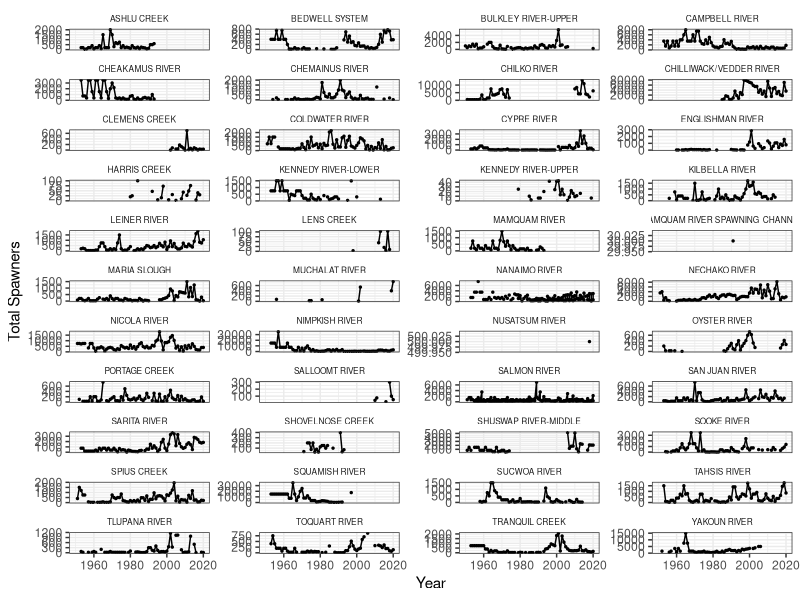
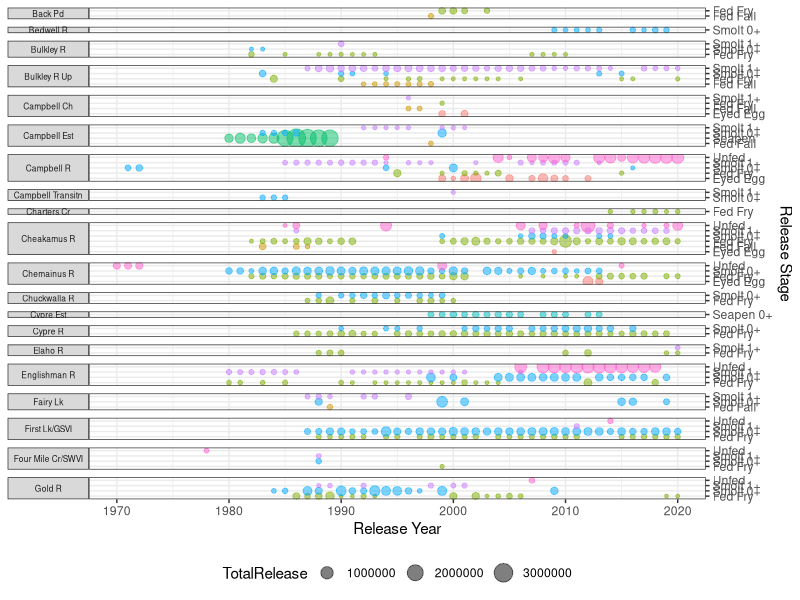
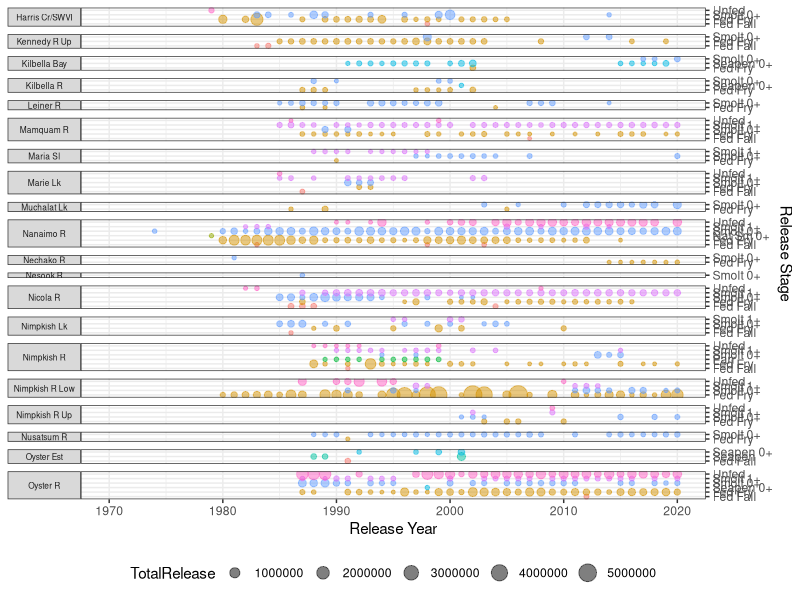
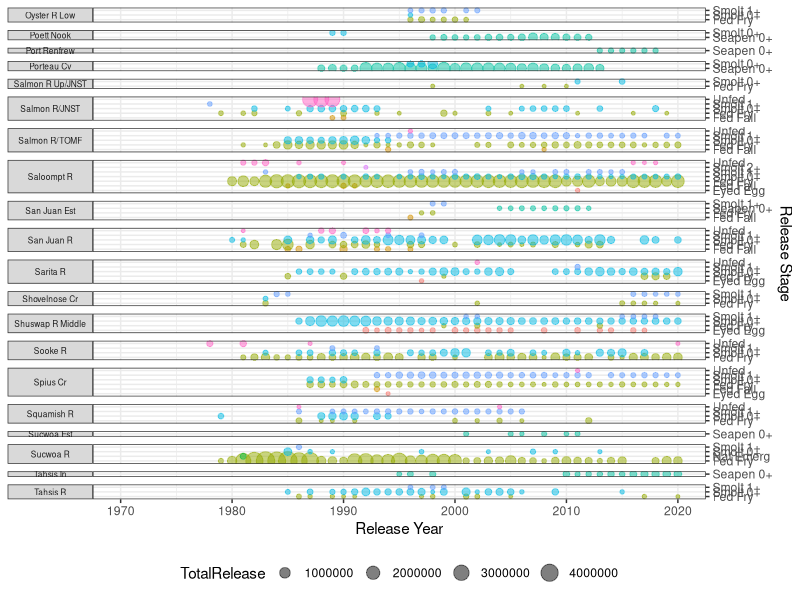
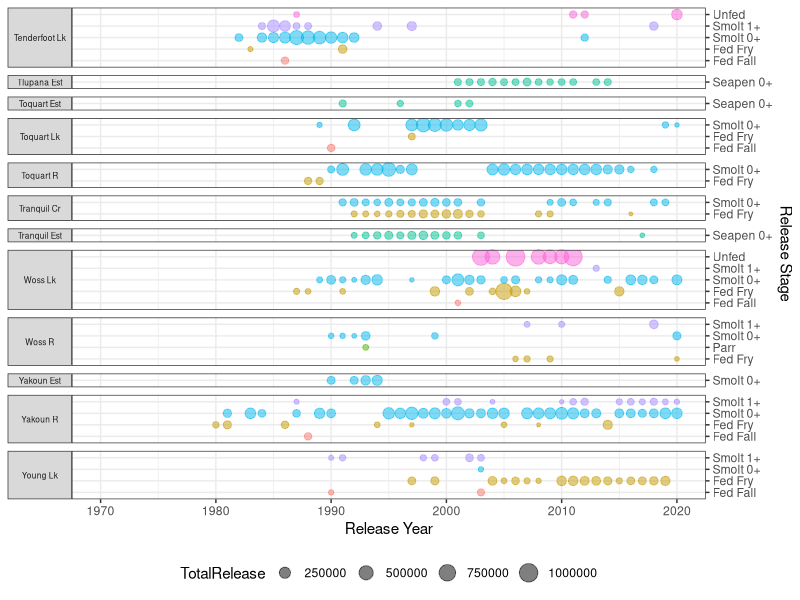
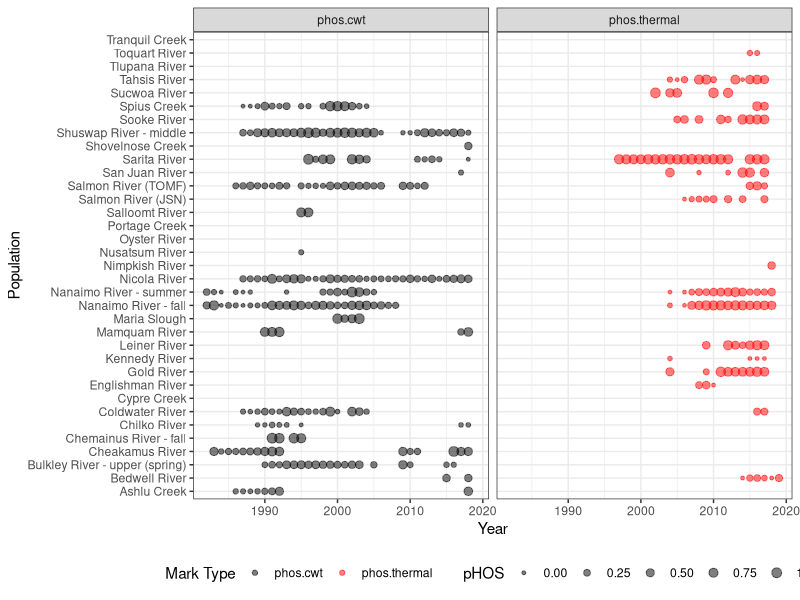

Recreate these plots in R, in order.
## ---- chunk 1

library(data.table)
library(tidyverse)
library(RColorBrewer)
library(ggpubr)
library(dplyr)
library(tidyr)
library(readxl)
library(patchwork)

options(scipen=10000)
## ---- chunk 2

escdata<-fread("data/Chinook rebuilding systems spawner data from nuseds revised.csv")

ggplot(escdata,aes(x=year,y=escapement))+
  geom_point(size=.5)+geom_line()+
  theme_bw()+labs(y="Total Spawners",x="Year")+
  facet_wrap(~SYS_NM,ncol=4,scales="free_y")+
  theme(strip.background = element_blank(),
        strip.text=element_text(size=6))

## ---- chunk 3
arp.plots<-function(dat){
  ggplot(dat,aes(x=RELEASE_YEAR,y=RELEASE_STAGE_NAME,size=TotalRelease,color=RELEASE_STAGE_NAME))+
  geom_point(alpha=.5)+
  facet_grid(RELEASE_SITE_NAME~.,scales="free_y",switch="y",space="free_y")+
  theme_bw()+
  theme(strip.text.y.left=element_text(angle=0,size=6),
        legend.position = "bottom",
        legend.box = "vertical",
        plot.title=element_text(hjust=0))+ 
  labs(x="Release Year",y="Release Stage")+
  scale_y_discrete(position = "right")+
  guides(color="none")+
  xlim(1970,2020)
}
## ---- chunk 4
reb.rel<-fread("data/chinook rebuilding systems releases.csv")%>%
  arrange(stocksite)%>%
  group_by(RELEASE_SITE_NAME,RELEASE_YEAR,RELEASE_STAGE_NAME)%>%
  summarise(TotalRelease=sum(TotalRelease))

#names(reb.rel)

#length(unique(reb.rel$stocksite))
#length(unique(reb.rel$RELEASE_SITE_NAME))

arp1.list<-unique(reb.rel$RELEASE_SITE_NAME)[1:20]
arp1<-reb.rel%>%filter(RELEASE_SITE_NAME%in%arp1.list)

arp2.list<-unique(reb.rel$RELEASE_SITE_NAME)[21:40]
arp2<-reb.rel%>%filter(RELEASE_SITE_NAME%in%arp2.list)

arp3.list<-unique(reb.rel$RELEASE_SITE_NAME)[41:60]
arp3<-reb.rel%>%filter(RELEASE_SITE_NAME%in%arp3.list)

arp4.list<-unique(reb.rel$RELEASE_SITE_NAME)[61:72]
arp4<-reb.rel%>%filter(RELEASE_SITE_NAME%in%arp4.list)

## ---- chunk 5
arp.plots(arp1)
## ---- chunk 6
arp.plots(arp2)
## ---- chunk 7
arp.plots(arp3)

## ---- chunk 8
arp.plots(arp4)
## ---- chunk 9
pni.data.clean<-fread("data/chinook rebuilding systems PNI data clean.csv")
pni.bubble<-pni.data.clean%>%select(Population, Year, phos.cwt,phos.thermal)%>%
  pivot_longer(3:4,names_to="Mark Type",values_to="pHOS")%>%
  mutate(pNOS=1-pHOS)

ggplot(pni.bubble,aes(x=Year,y=Population,size=pHOS,color=`Mark Type`))+
         geom_point(alpha=.5)+
         facet_wrap(~`Mark Type`,ncol=2)+
  scale_color_manual(values=c("black","red"))+
  scale_size(range=c(1,3))+
  theme_bw()+
  theme(legend.position = "bottom")
## ---- chunk 10




